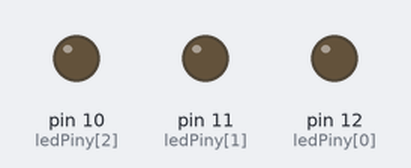
Bench run of a sketch on a simulated Arduino Uno, built with avr-gcc and run on an emulated ATmega328P. Parts: output pins drawn as LEDs (lit = HIGH).

Above: at 0.12 s.
At 0.37 s:
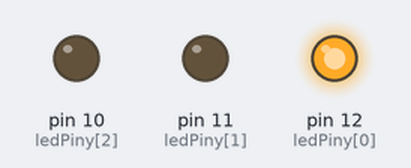
At 0.87 s:
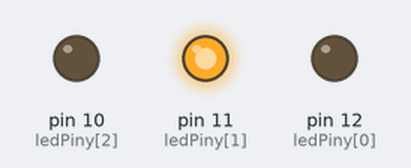
At 2.5 s:
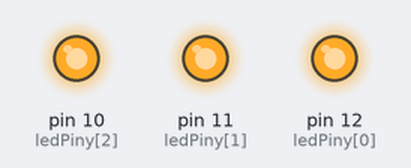
At 3.62 s:
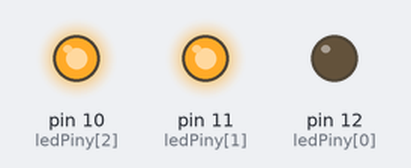
At 6.12 s:
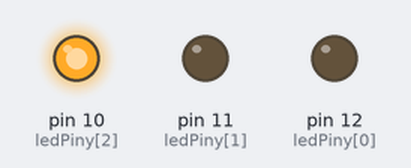
Timing chart, 0 to 6.4 s (numbered marks = the images above):
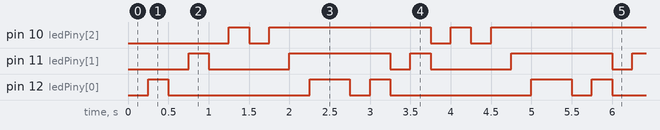

Measured:
- by itself, pin 10 (ledPiny[2]): repeats every 2.8 s: LOW 0.25 s, HIGH 2.0 s, LOW 0.25 s, HIGH 0.25 s
- by itself, pin 11 (ledPiny[1]): repeats every 2.8 s: LOW 1.0 s, HIGH 1.3 s, LOW 0.25 s, HIGH 0.25 s
- by itself, pin 12 (ledPiny[0]): repeats every 2.8 s: LOW 1.8 s, HIGH 0.50 s, LOW 0.25 s, HIGH 0.25 s

The sketch:

cv9.ino
```cpp
int ledPiny[] = {12, 11, 10};
int pocetPinu = 3;

void setup() {
  // put your setup code here, to run once:
  for (int i = 0; i < pocetPinu; i++)
    pinMode(ledPiny[i], OUTPUT);
}

void loop() {
  // put your main code here, to run repeatedly:
  //while (!Serial) {
  //
  //}
  for (int i = 0; i < pocetPinu; i++){
    digitalWrite(ledPiny[i], LOW);
    delay(250);
    digitalWrite(ledPiny[i], HIGH);
    delay(250);
    digitalWrite(ledPiny[i], LOW);
  }
  delay(250);

  for (int i = pocetPinu-1; i >= 0 ; i--){
    digitalWrite(ledPiny[i], HIGH);
    delay(250);
  }
  delay(250);

}
```
